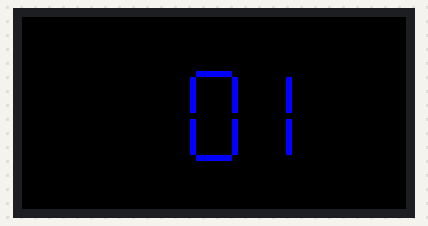
The sketch below on a simulated ESP8266 (NodeMCU). Shown: 64×32 colour display.

Above: at 0.8 s.
At 5.7 s:
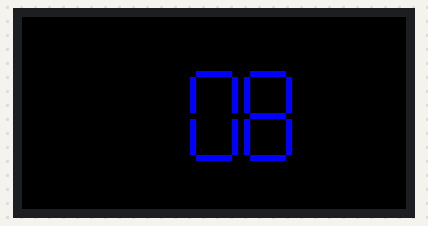
At 10.2 s:
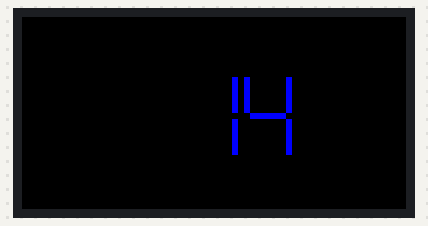
At 20.4 s:
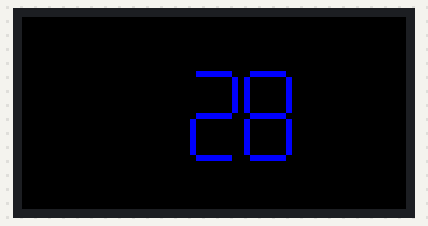
At 30.0 s:
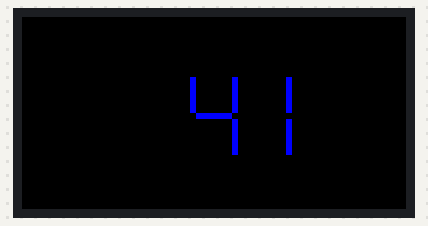
At 39.4 s:
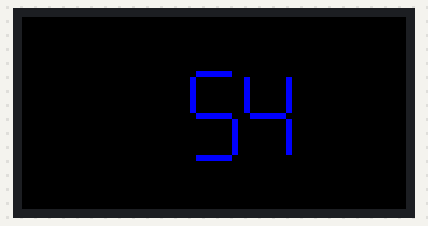

Measured:
- what the display in image 0 shows lasts 0.5 s, from 0.7 s to 1.2 s

The sketch:

MorphDigit3.ino
```cpp
#include <PxMatrix.h>

#ifdef ESP32

#define P_LAT 22
#define P_A 19
#define P_B 23
#define P_C 18
#define P_D 5
#define P_E 15
#define P_OE 2
hw_timer_t * timer = NULL;
portMUX_TYPE timerMux = portMUX_INITIALIZER_UNLOCKED;

#endif

#ifdef ESP8266

#include <Ticker.h>
Ticker display_ticker;
#define P_LAT 16
#define P_A 5
#define P_B 4
#define P_C 15
#define P_D 12
#define P_E 0
#define P_OE 2

#endif

// Pins for LED MATRIX
PxMATRIX display(64,32,P_LAT, P_OE,P_A,P_B,P_C,P_D,P_E);

#ifdef ESP8266
// ISR for display refresh
void display_updater()
{
  //display.displayTestPattern(70);
  display.display(70);
}
#endif

#ifdef ESP32
void IRAM_ATTR display_updater(){
  // Increment the counter and set the time of ISR
  portENTER_CRITICAL_ISR(&timerMux);
  //isplay.display(70);
  display.displayTestPattern(70);
  portEXIT_CRITICAL_ISR(&timerMux);
}
#endif

//=== SEGMENTS ===
#include "Digit.h"
Digit digit0(&display, 0, 28+9,8, display.color565(0, 0,255));
Digit digit1(&display, 0, 28,8, display.color565(0, 0,255));
int changeSpeed = 500;

void setup() {
  // put your setup code here, to run once:
  Serial.begin(9600);
  display.begin(16);

  #ifdef ESP8266
    display_ticker.attach(0.002, display_updater);
  #endif

  #ifdef ESP32
    timer = timerBegin(0, 80, true);
    timerAttachInterrupt(timer, &display_updater, true);
    timerAlarmWrite(timer, 2000, true);
    timerAlarmEnable(timer);
  #endif

  display.fillScreen(display.color565(0, 0,0));
  digit0.Draw(0);
  digit1.Draw(0);
  delay(changeSpeed);
}


void loop() {
  for (byte d=1; d<=10; d++) {
    if (d==10) {
      digit0.Morph(0);
      int nextTens = digit1.Value() + 1;
      digit1.Morph(nextTens==10 ? 0 : nextTens);
    }
    else
      digit0.Morph(d);
    delay(changeSpeed);
  }
}
```

Digit.cpp
```cpp
#include "Digit.h"

const byte sA = 0;
const byte sB = 1;
const byte sC = 2;
const byte sD = 3;
const byte sE = 4;
const byte sF = 5;
const byte sG = 6;
const int segHeight = 6;
const int segWidth = segHeight;
const uint16_t height = 31;
const uint16_t width = 63;

uint16_t black;

Digit::Digit(PxMATRIX* d, byte value, uint16_t xo, uint16_t yo, uint16_t color) {
  _display = d;
  _value = value;
  xOffset = xo;
  yOffset = yo;
  _color = color;
}

byte Digit::Value() {
  return _value;
}
void Digit::drawPixel(uint16_t x, uint16_t y, uint16_t c)
{
  _display->drawPixel(xOffset + x, height - (y + yOffset), c);
}

void Digit::drawLine(uint16_t x, uint16_t y, uint16_t x2, uint16_t y2, uint16_t c)
{
  _display->drawLine(xOffset + x, height - (y + yOffset), xOffset + x2, height - (y2 + yOffset), c);
}

void Digit::drawSeg(byte seg)
{
  switch (seg) {
    case sA: drawLine(1, segHeight * 2 + 2, segWidth, segHeight * 2 + 2, _color); break;
    case sB: drawLine(segWidth + 1, segHeight * 2 + 1, segWidth + 1, segHeight + 2, _color); break;
    case sC: drawLine(segWidth + 1, 1, segWidth + 1, segHeight, _color); break;
    case sD: drawLine(1, 0, segWidth, 0, _color); break;
    case sE: drawLine(0, 1, 0, segHeight, _color); break;
    case sF: drawLine(0, segHeight * 2 + 1, 0, segHeight + 2, _color); break;
    case sG: drawLine(1, segHeight + 1, segWidth, segHeight + 1, _color); break;
  }
}

void Digit::Draw(byte value) {
  switch (value) {
    case 0: // ZERO
      drawSeg(sA);
      drawSeg(sB);
      drawSeg(sC);
      drawSeg(sD);
      drawSeg(sE);
      drawSeg(sF);
      break;
    case 1: // ONE
      drawSeg(sB);
      drawSeg(sC);
      break;
  }
  _value = value;
}

void Digit::Morph2() {
  // TWO
  for (int i = 0; i <= segWidth; i++)
  {
    if (i < segWidth) {
      drawPixel(segWidth - i, segHeight * 2 + 2, _color);
      drawPixel(segWidth - i, segHeight + 1, _color);
      drawPixel(segWidth - i, 0, _color);
    }

    drawLine(segWidth + 1 - i, 1, segWidth + 1 - i, segHeight, black);
    drawLine(segWidth - i, 1, segWidth - i, segHeight, _color);
    delay(animSpeed);
  }
}

void Digit::Morph3() {
  // THREE
  for (int i = 0; i <= segWidth; i++)
  {
    drawLine(0 + i, 1, 0 + i, segHeight, black);
    drawLine(1 + i, 1, 1 + i, segHeight, _color);
    delay(animSpeed);
  }
}

void Digit::Morph4() {
  // FOUR
  for (int i = 0; i < segWidth; i++)
  {
    drawPixel(segWidth - i, segHeight * 2 + 2, black); // Erase A
    drawPixel(0, segHeight * 2 + 1 - i, _color); // Draw as F
    drawPixel(1 + i, 0, black); // Erase D
    delay(animSpeed);
  }
}

void Digit::Morph5() {
  // FIVE
  for (int i = 0; i < segWidth; i++)
  {
    drawPixel(segWidth + 1, segHeight + 2 + i, black); // Erase B
    drawPixel(segWidth - i, segHeight * 2 + 2, _color); // Draw as A
    drawPixel(segWidth - i, 0, _color); // Draw D
    delay(animSpeed);
  }
}

void Digit::Morph6() {
  // SIX
  for (int i = 0; i <= segWidth; i++)
  {
    // Move C right to left
    drawLine(segWidth - i, 1, segWidth - i, segHeight, _color);
    if (i > 0) drawLine(segWidth - i + 1, 1, segWidth - i + 1, segHeight, black);
    delay(animSpeed);
  }
}

void Digit::Morph7() {
  // SEVEN
  for (int i = 0; i <= (segWidth + 1); i++)
  {
    // Move E left to right
    drawLine(0 + i - 1, 1, 0 + i - 1, segHeight, black);
    drawLine(0 + i, 1, 0 + i, segHeight, _color);

    // Move F left to right
    drawLine(0 + i - 1, segHeight * 2 + 1, 0 + i - 1, segHeight + 2, black);
    drawLine(0 + i, segHeight * 2 + 1, 0 + i, segHeight + 2, _color);

    // Erase D and G gradually
    drawPixel(1 + i, 0, black); // D
    drawPixel(1 + i, segHeight + 1, black); // G
    delay(animSpeed);
  }
}

void Digit::Morph8() {
  // EIGHT
  for (int i = 0; i <= segWidth; i++)
  {
    // Move B right to left
    drawLine(segWidth - i, segHeight * 2 + 1, segWidth - i, segHeight + 2, _color);
    if (i > 0) drawLine(segWidth - i + 1, segHeight * 2 + 1, segWidth - i + 1, segHeight + 2, black);

    // Move C right to left
    drawLine(segWidth - i, 1, segWidth - i, segHeight, _color);
    if (i > 0) drawLine(segWidth - i + 1, 1, segWidth - i + 1, segHeight, black);

    // Gradually draw D and G
    if (i < segWidth) {
      drawPixel(segWidth - i, 0, _color); // D
      drawPixel(segWidth - i, segHeight + 1, _color); // G
    }
    delay(animSpeed);
  }
}

void Digit::Morph9() {
  // NINE
  for (int i = 0; i <= (segWidth + 1); i++)
  {
    // Move E left to right
    drawLine(0 + i - 1, 1, 0 + i - 1, segHeight, black);
    drawLine(0 + i, 1, 0 + i, segHeight, _color);
    delay(animSpeed);
  }
}

void Digit::Morph0() {
  // ZERO
  for (int i = 0; i < segWidth; i++)
  {
    // Flow G into E
    drawPixel(segWidth - i, segHeight + 1, black);
    drawPixel(0, segHeight - i, _color);
    delay(animSpeed);
  }
}

void Digit::Morph1() {
  // Zero to One
  for (int i = 0; i <= (segWidth + 1); i++)
  {
    // Move E left to right
    drawLine(0 + i - 1, 1, 0 + i - 1, segHeight, black);
    drawLine(0 + i, 1, 0 + i, segHeight, _color);

    // Move F left to right
    drawLine(0 + i - 1, segHeight * 2 + 1, 0 + i - 1, segHeight + 2, black);
    drawLine(0 + i, segHeight * 2 + 1, 0 + i, segHeight + 2, _color);

    // Gradually Erase A, G, D
    drawPixel(1 + i, segHeight * 2 + 2, black); // A
    drawPixel(1 + i, 0, black); // D
    drawPixel(1 + i, segHeight + 1, black); // G

    delay(animSpeed);
  }
}

void Digit::Morph(byte newValue) {
  switch (newValue) {
    case 2: Morph2(); break;
    case 3: Morph3(); break;
    case 4: Morph4(); break;
    case 5: Morph5(); break;
    case 6: Morph6(); break;
    case 7: Morph7(); break;
    case 8: Morph8(); break;
    case 9: Morph9(); break;
    case 0: Morph0(); break;
    case 1: Morph1(); break;
  }
  _value = newValue;
}
```

Digit.h
```cpp
#ifndef DIGIT_H
#define DIGIT_H

#include <Arduino.h>

#include <PxMatrix.h>

class Digit {

  public:
    Digit(PxMATRIX* d, byte value, uint16_t xo, uint16_t yo, uint16_t color);
    void Draw(byte value);
    void Morph(byte newValue);
    byte Value();

  private:
    PxMATRIX* _display;
    byte _value;
    uint16_t _color;
    uint16_t xOffset;
    uint16_t yOffset;
    int animSpeed = 30;

    void drawPixel(uint16_t x, uint16_t y, uint16_t c);
    void drawLine(uint16_t x, uint16_t y, uint16_t x2, uint16_t y2, uint16_t c);
    void drawSeg(byte seg);
    void Morph2();
    void Morph3();
    void Morph4();
    void Morph5();
    void Morph6();
    void Morph7();
    void Morph8();
    void Morph9();
    void Morph0();
    void Morph1();
};

#endif
```
